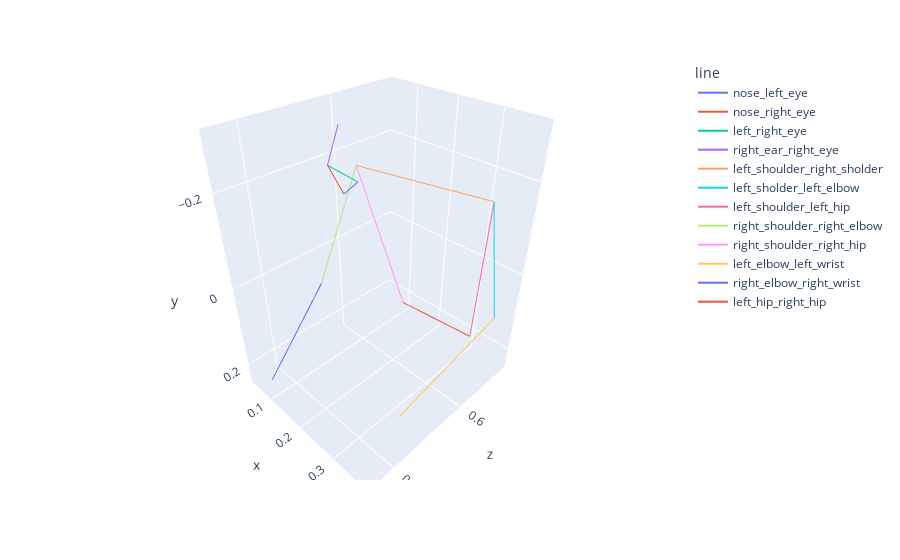

Here is the notebook cell this chart was saved with:
### Code cell
results = generate_connection_line(sample[1],
        np.argwhere(valid_keypoints).reshape(-1))
pose_df = pd.DataFrame(results)
visualize_pose(pose_df)

### Figure 1 — Plotly figure (JSON) as saved in the notebook; plotly's stock layout.template omitted (floating-point values rounded to 4 significant figures)
{"data": [{"hovertemplate": "line=nose_left_eye<br>z=%{x}<br>x=%{y}<br>y=%{z}<extra></extra>", "legendgroup": "nose_left_eye", "line": {"color": "#636efa", "dash": "solid"}, "marker": {"symbol": "circle"}, "mode": "lines", "name": "nose_left_eye", "scene": "scene", "showlegend": true, "type": "scatter3d", "x": [0.4627, 0.4658], "y": [0.2146, 0.2452], "z": [-0.2199, -0.2497]}, {"hovertemplate": "line=nose_right_eye<br>z=%{x}<br>x=%{y}<br>y=%{z}<extra></extra>", "legendgroup": "nose_right_eye", "line": {"color": "#EF553B", "dash": "solid"}, "marker": {"symbol": "circle"}, "mode": "lines", "name": "nose_right_eye", "scene": "scene", "showlegend": true, "type": "scatter3d", "x": [0.4627, 0.4636], "y": [0.2146, 0.1769], "z": [-0.2199, -0.2566]}, {"hovertemplate": "line=left_right_eye<br>z=%{x}<br>x=%{y}<br>y=%{z}<extra></extra>", "legendgroup": "left_right_eye", "line": {"color": "#00cc96", "dash": "solid"}, "marker": {"symbol": "circle"}, "mode": "lines", "name": "left_right_eye", "scene": "scene", "showlegend": true, "type": "scatter3d", "x": [0.4658, 0.4636], "y": [0.2452, 0.1769], "z": [-0.2497, -0.2566]}, {"hovertemplate": "line=right_ear_right_eye<br>z=%{x}<br>x=%{y}<br>y=%{z}<extra></extra>", "legendgroup": "right_ear_right_eye", "line": {"color": "#ab63fa", "dash": "solid"}, "marker": {"symbol": "circle"}, "mode": "lines", "name": "right_ear_right_eye", "scene": "scene", "showlegend": true, "type": "scatter3d", "x": [0.4636, 0.5304], "y": [0.1769, 0.1286], "z": [-0.2566, -0.2941]}, {"hovertemplate": "line=left_shoulder_right_sholder<br>z=%{x}<br>x=%{y}<br>y=%{z}<extra></extra>", "legendgroup": "left_shoulder_right_sholder", "line": {"color": "#FFA15A", "dash": "solid"}, "marker": {"symbol": "circle"}, "mode": "lines", "name": "left_shoulder_right_sholder", "scene": "scene", "showlegend": true, "type": "scatter3d", "x": [0.6775, 0.6382], "y": [0.3564, 0.05112], "z": [-0.1793, -0.1634]}, {"hovertemplate": "line=left_sholder_left_elbow<br>z=%{x}<br>x=%{y}<br>y=%{z}<extra></extra>", "legendgroup": "left_sholder_left_elbow", "line": {"color": "#19d3f3", "dash": "solid"}, "marker": {"symbol": "circle"}, "mode": "lines", "name": "left_sholder_left_elbow", "scene": "scene", "showlegend": true, "type": "scatter3d", "x": [0.6775, 0.6985], "y": [0.3564, 0.3822], "z": [-0.1793, 0.0791]}, {"hovertemplate": "line=left_shoulder_left_hip<br>z=%{x}<br>x=%{y}<br>y=%{z}<extra></extra>", "legendgroup": "left_shoulder_left_hip", "line": {"color": "#FF6692", "dash": "solid"}, "marker": {"symbol": "circle"}, "mode": "lines", "name": "left_shoulder_left_hip", "scene": "scene", "showlegend": true, "type": "scatter3d", "x": [0.6775, 0.7498], "y": [0.3564, 0.3006], "z": [-0.1793, 0.2148]}, {"hovertemplate": "line=right_shoulder_right_elbow<br>z=%{x}<br>x=%{y}<br>y=%{z}<extra></extra>", "legendgroup": "right_shoulder_right_elbow", "line": {"color": "#B6E880", "dash": "solid"}, "marker": {"symbol": "circle"}, "mode": "lines", "name": "right_shoulder_right_elbow", "scene": "scene", "showlegend": true, "type": "scatter3d", "x": [0.6382, 0.5345], "y": [0.05112, 0.03996], "z": [-0.1634, 0.08695]}, {"hovertemplate": "line=right_shoulder_right_hip<br>z=%{x}<br>x=%{y}<br>y=%{z}<extra></extra>", "legendgroup": "right_shoulder_right_hip", "line": {"color": "#FF97FF", "dash": "solid"}, "marker": {"symbol": "circle"}, "mode": "lines", "name": "right_shoulder_right_hip", "scene": "scene", "showlegend": true, "type": "scatter3d", "x": [0.6382, 0.7499], "y": [0.05112, 0.09093], "z": [-0.1634, 0.2345]}, {"hovertemplate": "line=left_elbow_left_wrist<br>z=%{x}<br>x=%{y}<br>y=%{z}<extra></extra>", "legendgroup": "left_elbow_left_wrist", "line": {"color": "#FECB52", "dash": "solid"}, "marker": {"symbol": "circle"}, "mode": "lines", "name": "left_elbow_left_wrist", "scene": "scene", "showlegend": true, "type": "scatter3d", "x": [0.6985, 0.4854], "y": [0.3822, 0.3292], "z": [0.0791, 0.2373]}, {"hovertemplate": "line=right_elbow_right_wrist<br>z=%{x}<br>x=%{y}<br>y=%{z}<extra></extra>", "legendgroup": "right_elbow_right_wrist", "line": {"color": "#636efa", "dash": "solid"}, "marker": {"symbol": "circle"}, "mode": "lines", "name": "right_elbow_right_wrist", "scene": "scene", "showlegend": true, "type": "scatter3d", "x": [0.5345, 0.3464], "y": [0.03996, 0.09601], "z": [0.08695, 0.2068]}, {"hovertemplate": "line=left_hip_right_hip<br>z=%{x}<br>x=%{y}<br>y=%{z}<extra></extra>", "legendgroup": "left_hip_right_hip", "line": {"color": "#EF553B", "dash": "solid"}, "marker": {"symbol": "circle"}, "mode": "lines", "name": "left_hip_right_hip", "scene": "scene", "showlegend": true, "type": "scatter3d", "x": [0.7498, 0.7499], "y": [0.3006, 0.09093], "z": [0.2148, 0.2345]}], "layout": {"legend": {"title": {"text": "line"}, "tracegroupgap": 0}, "margin": {"t": 60}, "scene": {"domain": {"x": [0, 1], "y": [0, 1]}, "xaxis": {"autorange": "reversed", "title": {"text": "z"}}, "yaxis": {"title": {"text": "x"}}, "zaxis": {"autorange": "reversed", "title": {"text": "y"}}}}}
